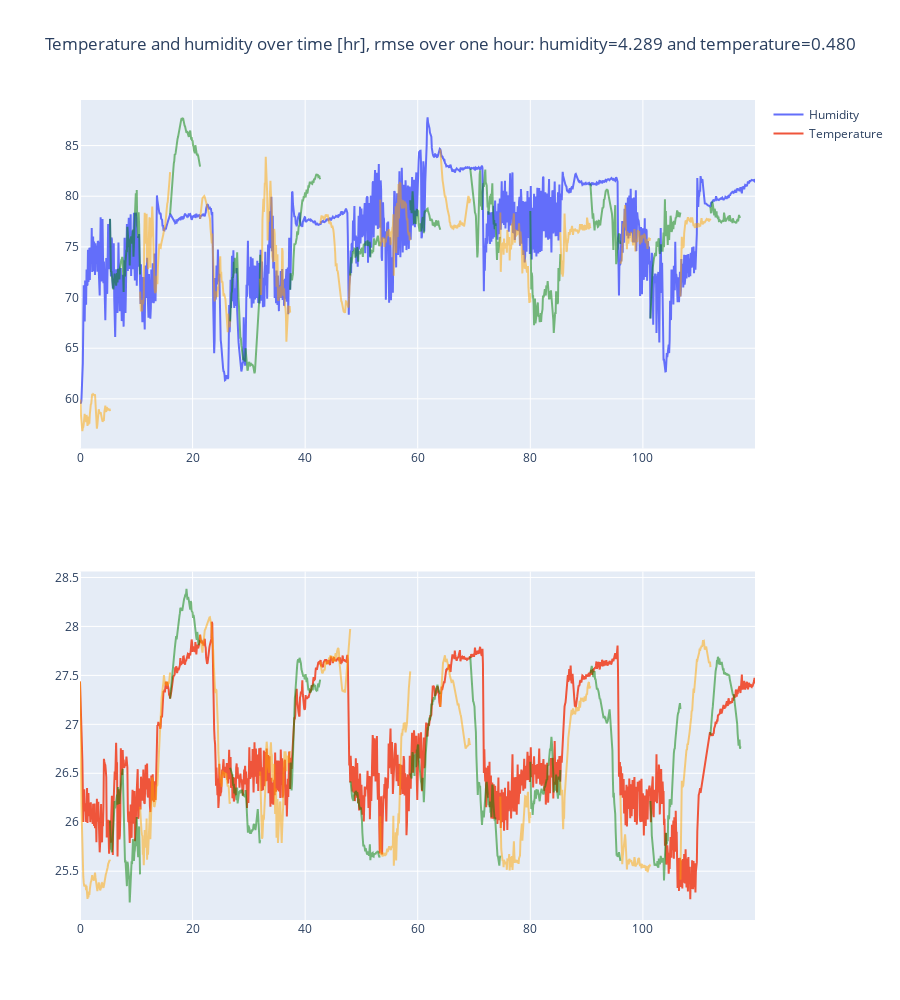

The notebook cell this image was saved under:
### Code cell
## Testing loop ##

future_window = 64

# Create figure of all predictions
test_data = np.load(os.path.join('/Users/alberic/Desktop/divers/projects/hvac_opt/weather_model/data/combined_Room1', 
                                f'normalized_data_{2}.npy')) 

time = test_data[:,0]*(12*31*24) + test_data[:,1]*(31*24) + test_data[:,2]*(24) + test_data[:,3]
time -= time[0]

def denormalize(output):

    output = copy.copy(output)

    output[:,0] *= normalization_data['humidity'][1]
    output[:,0] += normalization_data['humidity'][0]
    
    output[:,1] *= normalization_data['temperature'][1]
    output[:,1] += normalization_data['temperature'][0]

    return output

rmse_future = np.zeros(2)

fig = make_subplots(rows=2, cols=1)

# fig.add_trace(go.Scatter(x=np.linspace(0,max_epochs, len(model.train_losses)) ,y=model.train_losses, name='Loss'), row=3, col=1)
# fig.add_trace(go.Scatter(y=model.valid_losses, name='Loss'), row=3, col=1)

test_data_denorm = denormalize(test_data[:, 6:8])
fig.add_trace(go.Scatter(x=time, y=test_data_denorm[:,0], name='Humidity'), row=1, col=1)
fig.add_trace(go.Scatter(x=time, y=test_data_denorm[:,1], name='Temperature'), row=2, col=1)


for i in tqdm(range(0, len(test_data)-future_window)):

    input = copy.copy(test_data[i])
    outputs = np.zeros((future_window, 2))
    # outputs[0] = input[6:8]
    for j in range(future_window):

        with torch.no_grad():
            outputs[j] = model(torch.tensor(input).unsqueeze(0).type(torch.float))[0]
            # print(torch.tensor(input).type(torch.float))

            if i+1+j<len(test_data):
                input = copy.copy(test_data[i+1+j])
                input[6:8] = outputs[j]

    rmse_future += np.mean(np.sqrt((denormalize(outputs) - test_data_denorm[i+1:i+1+future_window])**2), axis=0)

    if i%future_window==0:
        outputs = np.concatenate((test_data[i:i+1,6:8], outputs))
        outputs_denorm = denormalize(outputs)
        color = ['orange', 'green'][int((i/future_window)%2)]
        fig.add_trace(go.Scatter(x=time[i:i+future_window+1], y=outputs_denorm[:, 0], opacity=0.5, marker_color=color, showlegend=False), row=1, col=1)
        fig.add_trace(go.Scatter(x=time[i:i+future_window+1], y=outputs_denorm[:, 1], opacity=0.5, marker_color=color, showlegend=False), row=2, col=1)

rmse_future /= len(test_data)-future_window


fig.update_layout(title=f'Temperature and humidity over time [hr], rmse over {future_window*5/60:.1f} hour: humidity={rmse_future[0]:.3f} and temperature={rmse_future[1]:.3f}',
                    height=1000)

fig.show()
